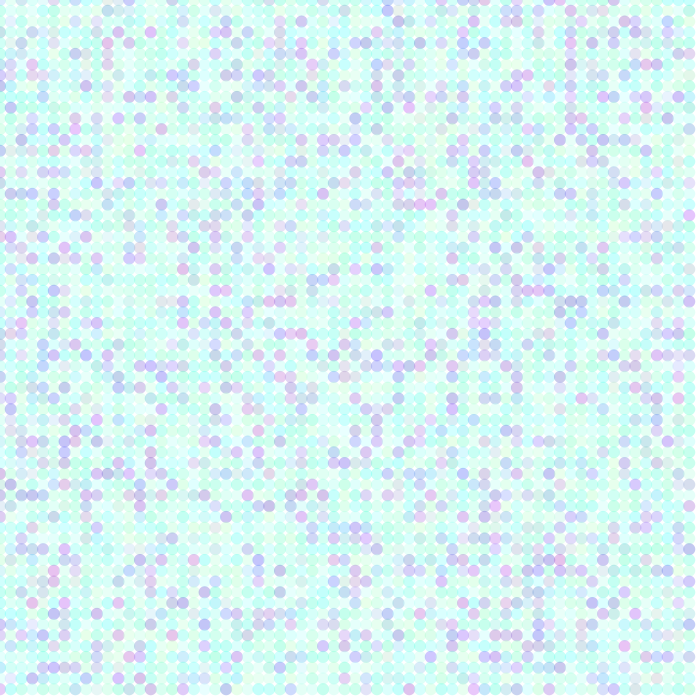
Frame 1 (no input)
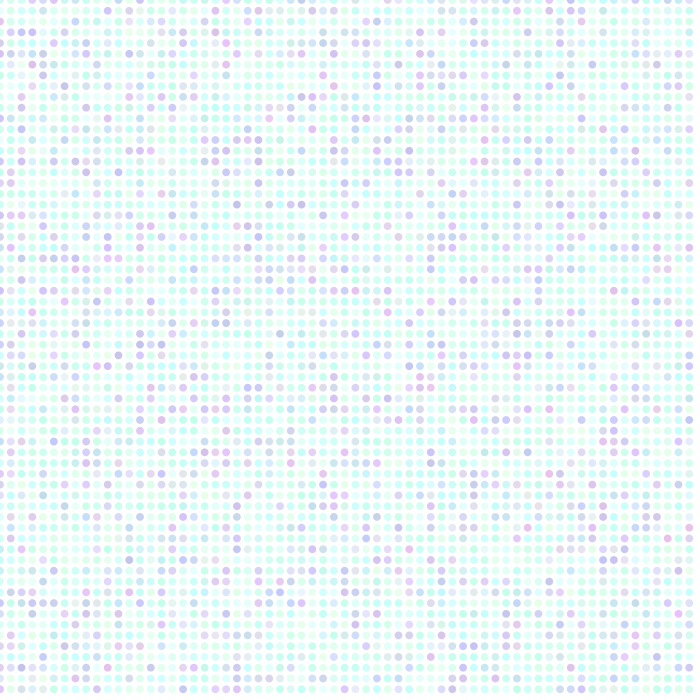
Frame 60 (the mouse pressed at the canvas centre just before this capture)
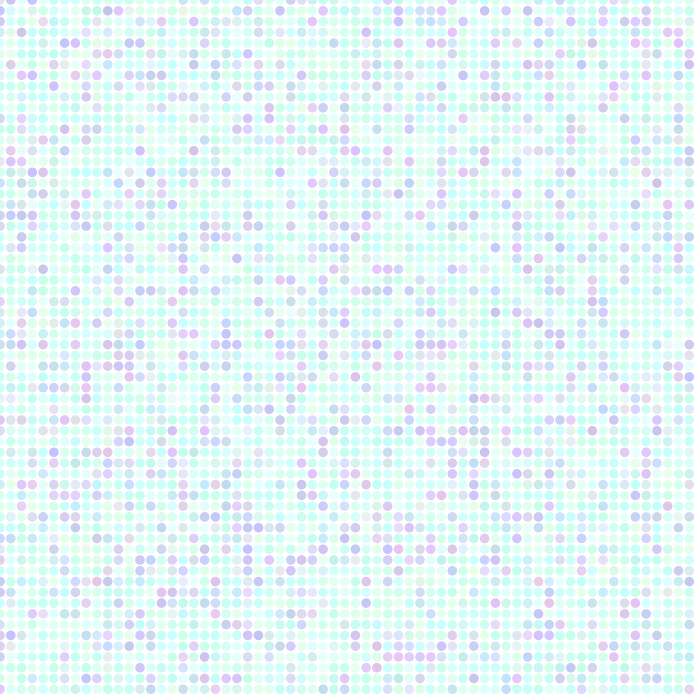
Frame 120 (the mouse held since frame 60 and released just before this capture)

The Processing sketch that drew these frames (run headless with seeded random() and noise(); from frame 60 on, the mouse is pressed at the canvas centre):

// Processing sketch: processing_173068
// ── processing_173068.pde


int numofball = 65;

void setup()
{
  size(700, 700);
}
 
void draw()
{
 background(255);
 noStroke();
  for (int i=0; i<numofball; i++)
  {
    for (int j=0; j<numofball; j++)
    {
      fill(color(random(100,200), random(100,500), random(200,255),100));
      float x = float(i)/numofball * width;
      float y = float(j)/numofball * height;
      float scale =  float(height/2);
      float size = noise(frameCount*0.02)*20;
      ellipse(x, y, size, size);
     
    }
  }
  
}
